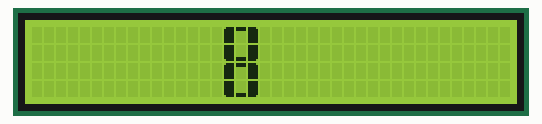
Recording of a sketch running on a simulated Arduino Uno, built with avr-gcc and run on an emulated ATmega328P. Parts: 40×4 character LCD.

Above: at 0.1 s.
At 5.1 s:
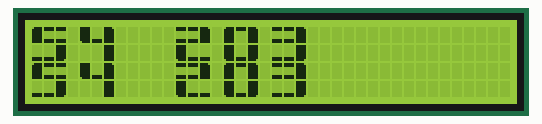
At 11.1 s:
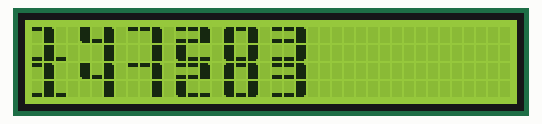
At 19.2 s:
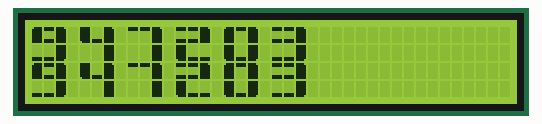
At 28.2 s:
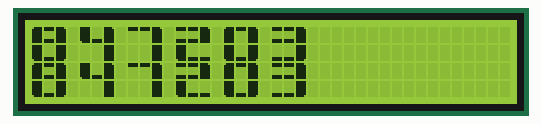
At 36.2 s:
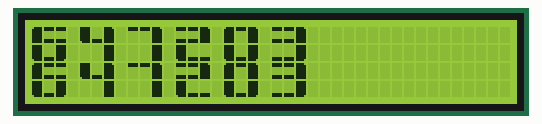

Measured:
- what the display in image 1 shows lasts 1.0 s, from 5.1 s to 6.1 s
- what the display in image 2 shows lasts 4.0 s, from 11.1 s to 15.1 s
- what the display in image 3 shows lasts 2.0 s, from 19.1 s to 21.1 s

The sketch:

CARACTER_BIG_NUMBER.ino
```cpp
#include <Wire.h>

#include <LiquidCrystalFast.h>
LiquidCrystalFast lcd(10 , 11, 7 , 8 , 6 , 5 , 4 , 3);
                  //  RS   RW  E1  E2  D4  D5  D6  D7

//#include <LiquidCrystal_I2C.h>
//LiquidCrystal_I2C lcd(0x3F,20,4);  // set the LCD address to 0x27 for a 16 chars and 2 line display
//0x3F AZUL PEQUENO 20X4
//0X27 BIG NUMBER   20X4


byte simb_1[8] = {
B01111,
B11111,
B11111,
B11111,
B11111,
B11111,
B11111,
B11111};

byte simb_2[8] = {
B11111,
B11111,
B11111,
B11111,
B11111,
B11111,
B11111,
B11110};

byte simb_3[8] = {
B11110,
B11111,
B11111,
B11111,
B11111,
B11111,
B11111,
B11111};

byte simb_4[8] = {
B11111,
B11111,
B11111,
B11111,
B11111,
B11111,
B11111,
B01111};

byte simb_5[8] = {
B11111,
B11111,
B00000,
B00000,
B00000,
B00000,
B11111,
B11111};

byte simb_6[8] = {
B11111,
B11111,
B11111,
B11111,
B11111,
B11111,
B11111,
B11111};

byte simb_7[8] = {
B00000,
B00000,
B00000,
B00000,
B00000,
B00000,
B11111,
B11111};

byte simb_8[8] = {
B11111,
B11111,
B00000,
B00000,
B00000,
B00000,
B00000,
B00000};

//%%%%%%%%%%%%%%%%%%%%%%%%%%%%%%%%%%%%%%%%%%%%%%%%%%%%%%%%%%%%%%%%%%%%%%%%%%%%%%%%%%%%%%%%%%%%%%%%%%%%%%%%%%%%%%%%%%%%%%%%%%%%%
void setup()
{
  lcd.begin(40,4);
  //lcd.init();
  //lcd.backlight();
  lcd.clear();

  lcd.createChar(0, simb_8);
  lcd.createChar(1, simb_1);
  lcd.createChar(2, simb_2);
  lcd.createChar(3, simb_3);
  lcd.createChar(4, simb_4);
  lcd.createChar(5, simb_5);
  lcd.createChar(6, simb_6);
  lcd.createChar(7, simb_7);

  Serial.begin(9600);
  //lcd.begin (20,4);
  //lcd.clear();


}

//%%%%%%%%%%%%%%%%%%%%%%%%%%%%%%%%%%%%%%%%%%%%%%%%%%%%%%%%%%%%%%%%%%%%%%%%%%%%%%%%%%%%%%%%%%%%%%%%%%%%%%%%%%%%%%%%%%%%%%%%%%%%%


//%%%%%%%%%%%%%%%%%%%%%%%%%%%%%%%%%%%%%%%%%%%%%%%%%%%%%%%%%%%%%%%%%%%%%%%%%%%%%%%%%%%%%%%%%%%%%%%%%%%%%%%%%%%%%%%%%%%%%%%%%%%%%

void loop()
{
  // numero 0
  lcd.setCursor(16,0);
  lcd.print((char)1);
  lcd.setCursor(17,0);
  lcd.print((char)0);
  lcd.setCursor(18,0);
  lcd.print((char)3);
  lcd.setCursor(16,1);
  lcd.print((char)4);
  lcd.setCursor(17,1);
  lcd.print((char)7);
  lcd.setCursor(18,1);
  lcd.print((char)2);
  delay(1000);

  // numero 1
  lcd.setCursor(0,0);
  lcd.print((char)0);
  lcd.setCursor(1,0);
  lcd.print((char)3);
  lcd.setCursor(2,0);
  lcd.print(" ");
  lcd.setCursor(0,1);
  lcd.print((char)7);
  lcd.setCursor(1,1);
  lcd.print((char)6);
  lcd.setCursor(2,1);
  lcd.print((char)7);
  delay(1000);

  // numero 2
  lcd.setCursor(12,0);
  lcd.print((char)5);
  lcd.setCursor(13,0);
  lcd.print((char)5);
  lcd.setCursor(14,0);
  lcd.print((char)3);
  lcd.setCursor(12,1);
  lcd.print((char)4);
  lcd.setCursor(13,1);
  lcd.print((char)7);
  lcd.setCursor(14,1);
  lcd.print((char)7);
  delay(1000);

  // numero 3
  lcd.setCursor(20,0);
  lcd.print((char)5);
  lcd.setCursor(21,0);
  lcd.print((char)5);
  lcd.setCursor(22,0);
  lcd.print((char)3);
  lcd.setCursor(20,1);
  lcd.print((char)7);
  lcd.setCursor(21,1);
  lcd.print((char)7);
  lcd.setCursor(22,1);
  lcd.print((char)2);
  delay(1000);

  // numero 4
  lcd.setCursor(4,0);
  lcd.print((char)4);
  lcd.setCursor(5,0);
  lcd.print((char)7);
  lcd.setCursor(6,0);
  lcd.print((char)3);
  lcd.setCursor(4,1);
  lcd.print(" ");
  lcd.setCursor(5,1);
  lcd.print(" ");
  lcd.setCursor(6,1);
  lcd.print((char)6);
  delay(1000);

  // numero 5
  lcd.setCursor(0,0);
  lcd.print((char)1);
  lcd.setCursor(1,0);
  lcd.print((char)5);
  lcd.setCursor(2,0);
  lcd.print((char)5);
  lcd.setCursor(0,1);
  lcd.print((char)7);
  lcd.setCursor(1,1);
  lcd.print((char)7);
  lcd.setCursor(2,1);
  lcd.print((char)2);
  delay(1000);

  // numero 6
  lcd.setCursor(0,0);
  lcd.print((char)1);
  lcd.setCursor(1,0);
  lcd.print((char)5);
  lcd.setCursor(2,0);
  lcd.print((char)5);
  lcd.setCursor(0,1);
  lcd.print((char)4);
  lcd.setCursor(1,1);
  lcd.print((char)7);
  lcd.setCursor(2,1);
  lcd.print((char)2);
  delay(1000);

  // numero 7
  lcd.setCursor(8,0);
  lcd.print((char)0);
  lcd.setCursor(9,0);
  lcd.print((char)0);
  lcd.setCursor(10,0);
  lcd.print((char)3);
  lcd.setCursor(8,1);
  lcd.print(" ");
  lcd.setCursor(9,1);
  lcd.print(" ");
  lcd.setCursor(10,1);
  lcd.print((char)6);
  delay(1000);

 // numero 8
  lcd.setCursor(0,0);
  lcd.print((char)1);
  lcd.setCursor(1,0);
  lcd.print((char)5);
  lcd.setCursor(2,0);
  lcd.print((char)3);
  lcd.setCursor(0,1);
  lcd.print((char)4);
  lcd.setCursor(1,1);
  lcd.print((char)7);
  lcd.setCursor(2,1);
  lcd.print((char)2);
  delay(1000);

  // numero 9
  lcd.setCursor(0,0);
  lcd.print((char)1);
  lcd.setCursor(1,0);
  lcd.print((char)5);
  lcd.setCursor(2,0);
  lcd.print((char)3);
  lcd.setCursor(0,1);
  lcd.print((char)7);
  lcd.setCursor(1,1);
  lcd.print((char)7);
  lcd.setCursor(2,1);
  lcd.print((char)2);
  delay(1000);}
```
